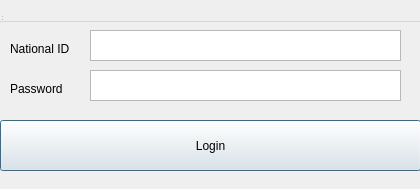
<?xml version="1.0" encoding="UTF-8"?>
<ui version="4.0">
 <class>LoginDialog</class>
 <widget class="QDialog" name="LoginDialog">
  <property name="geometry">
   <rect>
    <x>0</x>
    <y>0</y>
    <width>420</width>
    <height>189</height>
   </rect>
  </property>
  <property name="windowTitle">
   <string>Login Page</string>
  </property>
  <widget class="QMenuBar" name="menubar">
   <property name="geometry">
    <rect>
     <x>0</x>
     <y>0</y>
     <width>420</width>
     <height>22</height>
    </rect>
   </property>
  </widget>
  <widget class="QStatusBar" name="statusbar">
   <property name="geometry">
    <rect>
     <x>0</x>
     <y>0</y>
     <width>3</width>
     <height>22</height>
    </rect>
   </property>
  </widget>
  <widget class="QPushButton" name="loginButton">
   <property name="geometry">
    <rect>
     <x>0</x>
     <y>120</y>
     <width>421</width>
     <height>51</height>
    </rect>
   </property>
   <property name="text">
    <string>Login</string>
   </property>
  </widget>
  <widget class="QTextEdit" name="passwordTextEdit">
   <property name="geometry">
    <rect>
     <x>90</x>
     <y>70</y>
     <width>311</width>
     <height>31</height>
    </rect>
   </property>
  </widget>
  <widget class="QTextEdit" name="nationalIDTextEdit">
   <property name="geometry">
    <rect>
     <x>90</x>
     <y>30</y>
     <width>311</width>
     <height>31</height>
    </rect>
   </property>
  </widget>
  <widget class="QLabel" name="label_2">
   <property name="geometry">
    <rect>
     <x>10</x>
     <y>80</y>
     <width>67</width>
     <height>17</height>
    </rect>
   </property>
   <property name="text">
    <string>Password</string>
   </property>
  </widget>
  <widget class="QLabel" name="label">
   <property name="geometry">
    <rect>
     <x>10</x>
     <y>40</y>
     <width>131</width>
     <height>17</height>
    </rect>
   </property>
   <property name="text">
    <string>National ID</string>
   </property>
  </widget>
 </widget>
 <resources/>
 <connections/>
</ui>
